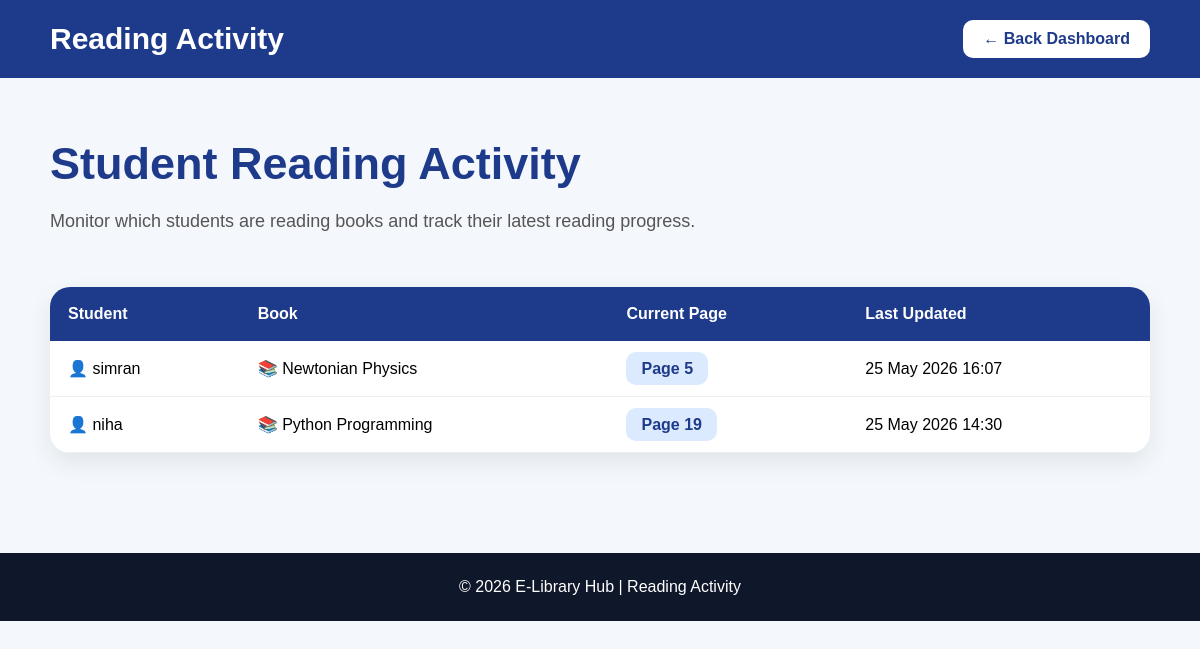
/reading-activity/, run on the app's committed database.
### library/models.py (models this page shows, shortened)
class ReadingHistory(models.Model):
    student = models.ForeignKey(
        User,
        on_delete=models.CASCADE
    )
    book = models.ForeignKey(
        Book,
        on_delete=models.CASCADE
    )
    current_page = models.IntegerField(default=1)
    last_read = models.DateTimeField(auto_now=True)

class Book(models.Model):
    category = models.ForeignKey(Category, on_delete=models.CASCADE)
    title = models.CharField(max_length=200)
    author = models.CharField(max_length=200)
    description = models.TextField()
    cover_image = models.ImageField(upload_to='covers/')
    book_pdf = models.FileField(upload_to='books/')
    created_at = models.DateTimeField(auto_now_add=True)

### library/views.py (the view)
def reading_activity(request):
    activities = ReadingHistory.objects.select_related(
        'student',
        'book'
    ).order_by('-last_read')
    return render(
        request,
        'library/reading_activity.html',
        {
            'activities': activities
        }
    )

### library/templates/library/reading_activity.html (shortened to what this page needs)
<!DOCTYPE html>
<html lang="en">
<head>
</head>
<body>
<nav>
<div class="logo">
Reading Activity
</div>
<a href="{% url 'dashboard' %}" class="back-btn">
← Back Dashboard
</a>
</nav>
<section class="header">
<h1>Student Reading Activity</h1>
<p>
Monitor which students are reading books and track their latest reading progress.
</p>
</section>
<section class="activity-section">
{% if activities %}
<table class="activity-table">
<tr>
<th>Student</th>
<th>Book</th>
<th>Current Page</th>
<th>Last Updated</th>
</tr>
{% for activity in activities %}
<tr>
<td>
👤 {{ activity.student.username }}
</td>
<td>
📚 {{ activity.book.title }}
</td>
<td>
<span class="page-badge">
Page {{ activity.current_page }}
</span>
</td>
<td>
{{ activity.last_read|date:"d M Y H:i" }}
</td>
</tr>
{% endfor %}
</table>
{% endif %}
</section>
<footer>
© 2026 E-Library Hub | Reading Activity
</footer>
</body>
</html>

### library/templates/library/reading_activity.html (style rules this page uses)
* { margin:0; padding:0; box-sizing:border-box; font-family:Arial,sans-serif; }
body { background:#f4f7fb; }
nav { background:#1e3a8a; padding:20px 50px; display:flex; justify-content:space-between; align-items:center; color:white; position:sticky; top:0; z-index:1000; }
.logo { font-size:30px; font-weight:bold; }
.back-btn { background:white; color:#1e3a8a; padding:10px 20px; border-radius:10px; text-decoration:none; font-weight:bold; }
.header { padding:60px 50px 30px; }
.header h1 { font-size:45px; color:#1e3a8a; margin-bottom:15px; }
.header p { font-size:18px; color:#555; line-height:1.8; }
.activity-section { padding:20px 50px 60px; }
.activity-table { width:100%; border-collapse:collapse; background:white; border-radius:20px; overflow:hidden; box-shadow:0 10px 25px rgba(0,0,0,0.08); }
.activity-table th { background:#1e3a8a; color:white; padding:18px; text-align:left; }
.activity-table td { padding:18px; border-bottom:1px solid #eee; }
.page-badge { background:#dbeafe; padding:8px 15px; border-radius:10px; font-weight:bold; color:#1e3a8a; }
footer { background:#0f172a; color:white; padding:25px; text-align:center; margin-top:40px; }

### data on the page
ReadingHistory: student.username "simran", book "Newtonian Physics", current_page "5", last_read "25 May 2026 16:07"
ReadingHistory: student.username "niha", book "Python Programming", current_page "19", last_read "25 May 2026 14:30"
